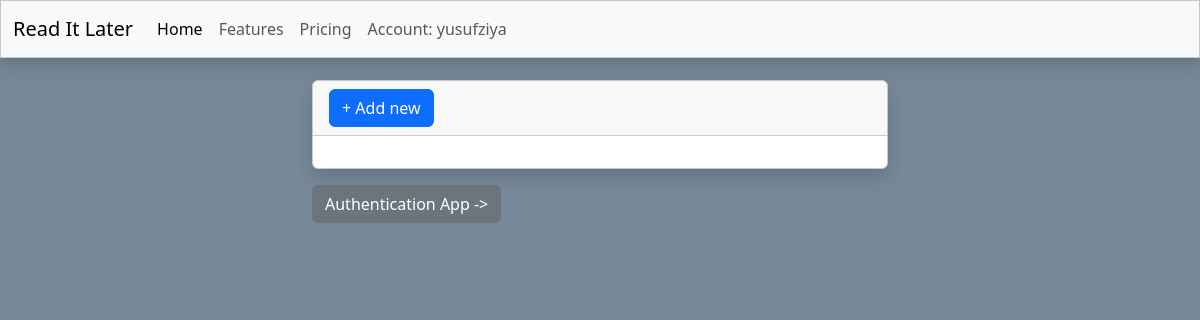
The app's page /home/ (signed in), older data.
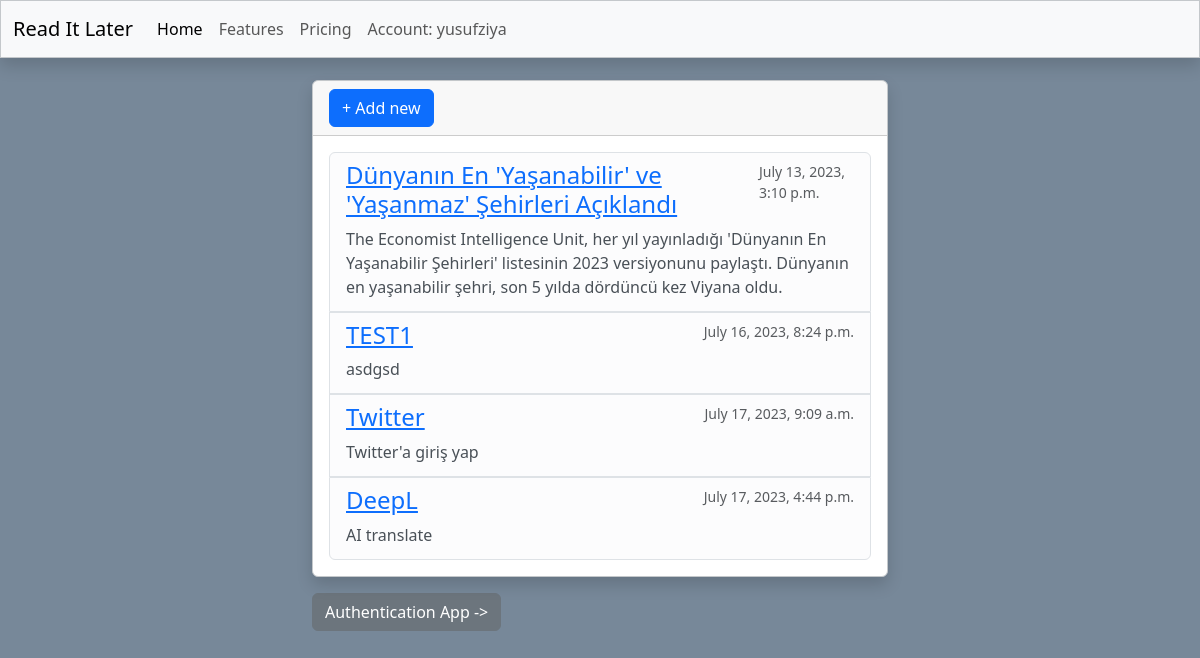
The same page, newer data.
### bookmarks/models.py (models this page shows, shortened)
class Bookmarks(models.Model):
    title = models.CharField(max_length=200, blank=False)
    url = models.URLField(max_length=200, blank=False)
    description = models.TextField()
    created_at = models.DateTimeField(auto_now_add=True)
    user = models.ForeignKey('auth.User', on_delete=models.CASCADE)

### bookmarks/views.py (the view)
# urls.py: path('', views.index, name='index'),
def index(request):
    try:
        bookmarks = Bookmarks.objects.filter(user=request.user)
    except:
        return redirect('auth_index')
    return render(request, 'bookmarks/index.html', {"bookmarks":bookmarks})

### bookmarks/templates/bookmarks/index.html (shortened to what this page needs)
{% extends 'bookmarks/base.html' %}
{% block content %}
    <div class="row">
        <div class="col">
        </div>
        <div class="col-6" style="min-width: 600px;">
            {% if user.is_authenticated %}
                <div class="card mb-3 bg-body border border-secondary-subtle shadow">
                    <div class="card-header">
                        <button class="btn btn-primary" onclick="btn_new_bookmark()">+ Add new</button>
                    </div>
                    <div class="card-body">
                        <div class="list-group">
                            {% for bookmark in bookmarks %}
                                <div class="list-group-item list-group-item-action list-group-item-light border" onmouseenter="show_buttons('{{bookmark.id}}')" onmouseleave="hide_buttons('{{bookmark.id}}')">
                                    <div class="d-flex w-100 justify-content-between">
                                        <h4><a href="{{bookmark.url}}" target="_blank">{{bookmark.title}}</a></h4>
                                        <small class="text-body-secondary">{{bookmark.created_at}}</small>
                                    </div>
                                    <p class="mb-1">{{bookmark.description}}</p>
                                </div>
                            {% endfor %}
                        </div>
                    </div>
                </div>
            {% endif %}
            <a class="btn btn-secondary" href="{% url 'authentication:index' %}">Authentication App -></a>
        </div>
        <div class="col">
        </div>
    </div>
{% endblock %}

Row changes from the older to the newer data that the page shows:
added Bookmarks: title "Dünyanın En 'Yaşanabilir' ve 'Yaşanmaz' Şehirleri Açıklandı", created_at "July 13, 2023, 3:10 p.m.", description "The Economist Intelligence Unit, her yıl yayınladığı 'Dünyanın En Yaşanabilir Şehirleri' listesinin 2023 versiyonunu paylaştı. Dünyanın en yaşanabilir şehri, son 5 yılda dördüncü kez Viyana oldu."
added Bookmarks: title "TEST1", created_at "July 16, 2023, 8:24 p.m.", description "asdgsd"
added Bookmarks: title "Twitter", created_at "July 17, 2023, 9:09 a.m.", description "Twitter'a giriş yap"
added Bookmarks: title "DeepL", created_at "July 17, 2023, 4:44 p.m.", description "AI translate"
